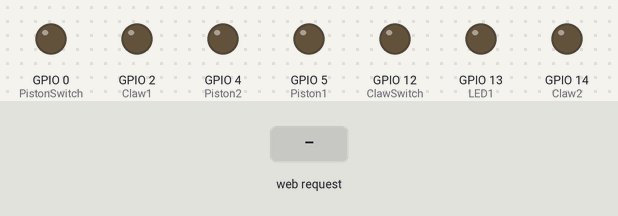
This sketch was run on a simulated ESP8266 (NodeMCU). On the bench: output pins drawn as LEDs (lit = HIGH). The test bench sets the inputs (shaded band). WiFi joins after 1.5 s; servers stay silent unless stated.

Above: at 2.7 s.
2.8 s: HTTP request GET /ClawRelease received
At 3.4 s:
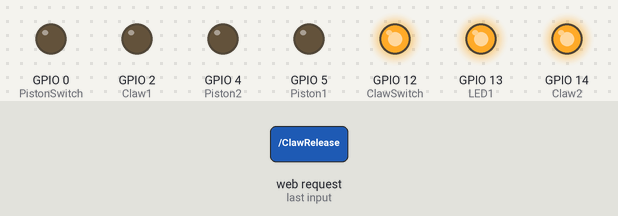
5.8 s: HTTP request GET /ClawGrab received
At 7.0 s:
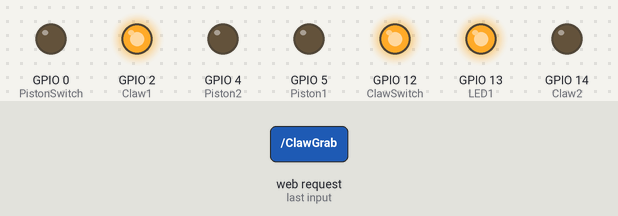
8.8 s: HTTP request GET /PistonUp received
At 9.2 s:
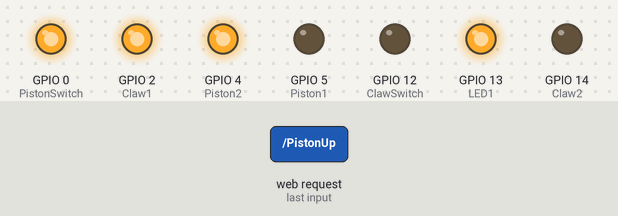
11.8 s: HTTP request GET /PistonDown received
At 12.7 s:
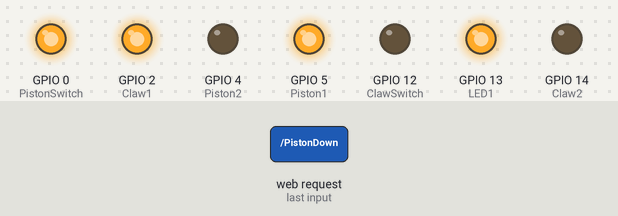
14.8 s: HTTP request GET /ClawRelease received
At 16.2 s:
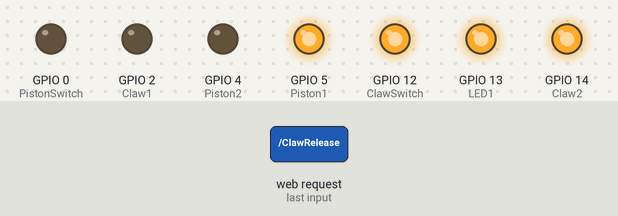
17.8 s: HTTP request GET /ClawGrab received
At 18.5 s:
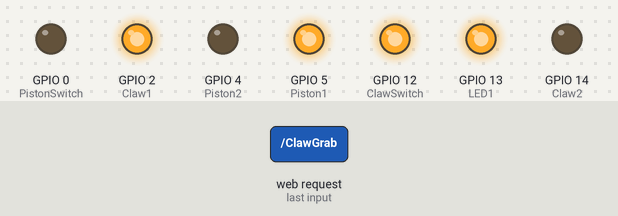
Timing chart, 0 to 21.3 s (numbered marks = the images above; inputs shaded):
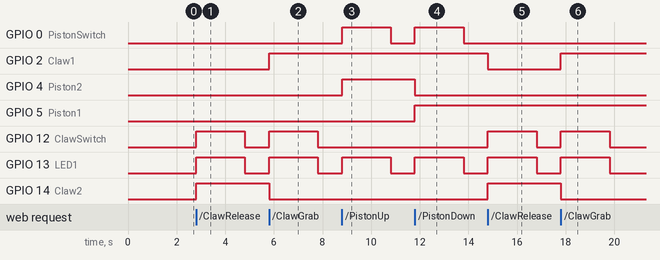

The sketch:

RobotClawWifiProject.ino
```cpp
// (licence header left out)
//Include WiFi library

#include <ESP8266WiFi.h>

//Setup the Wifi connection

const char* ssid = "yourssidname"; // WiFi name
const char* password = "yourssidpassword"; // WiFi password
WiFiServer server(80);

//Pin initialization (init)

//Claw Pin init
int Claw1 = 2; // D4
int Claw2 = 14; // D5
int ClawSwitch = 12; // D6

//Piston Pin init
int Piston1 = 5; // D1
int Piston2 = 4; // D2
int PistonSwitch = 0; //D3

//Leds Pin init
int LED1 = 13; //D7 (2 pin remaining D8 = 15 , D0=16)


//Open Comms and declare Pins

void setup() {
	Serial.begin(115200);
	delay(10);

	//Declare Pin Type

	//LEDs
	pinMode(LED1, OUTPUT);

	//Claw
	pinMode(Claw1, OUTPUT);
	pinMode(Claw2, OUTPUT);
	pinMode(ClawSwitch, OUTPUT);
	//Piston
	pinMode(Piston1, OUTPUT);
	pinMode(Piston2, OUTPUT);
	pinMode(PistonSwitch, OUTPUT);

	//Declare init Pin State

	//Claw
	digitalWrite(Claw1, LOW);
	digitalWrite(Claw2, LOW);
	digitalWrite(ClawSwitch, LOW);
	//Piston
	digitalWrite(Piston1, LOW);
	digitalWrite(Piston2, LOW);
	digitalWrite(PistonSwitch, LOW);
	//LED
	digitalWrite(LED1, LOW);

	// Connect to WiFi network

	WiFi.begin(ssid, password);
	while (WiFi.status() != WL_CONNECTED) {
		delay(500);
	}

	// Start the server

	server.begin();

}

void loop() {
	// Check if a client has connected

	WiFiClient client = server.available();
	if (!client) {
		return;
	}

	// Read the first line of the request

	String request = client.readStringUntil('\r');
	client.flush();

	// Match the request

	if (request.indexOf("/ClawRelease") != -1) {
		digitalWrite(Claw1, LOW);
		digitalWrite(Claw2, HIGH);
		digitalWrite(ClawSwitch, HIGH);
		digitalWrite(LED1, HIGH);
		delay(2000);
		digitalWrite(ClawSwitch, LOW);
		digitalWrite(LED1, LOW);
	}

	if (request.indexOf("/ClawGrab") != -1) {
		digitalWrite(Claw1, HIGH);
		digitalWrite(Claw2, LOW);
		digitalWrite(ClawSwitch, HIGH);
		digitalWrite(LED1, HIGH);
		delay(2000);
		digitalWrite(ClawSwitch, LOW);
		digitalWrite(LED1, LOW);
	}

	if (request.indexOf("/PistonUp") != -1) {
		digitalWrite(Piston1, LOW);
		digitalWrite(Piston2, HIGH);
		digitalWrite(PistonSwitch, HIGH);
		digitalWrite(LED1, HIGH);
		delay(2000);
		digitalWrite(PistonSwitch, LOW);
		digitalWrite(LED1, LOW);
	}

	if (request.indexOf("/PistonDown") != -1) {
		digitalWrite(Piston1, HIGH);
		digitalWrite(Piston2, LOW);
		digitalWrite(PistonSwitch, HIGH);
		digitalWrite(LED1, HIGH);
		delay(2000);
		digitalWrite(PistonSwitch, LOW);
		digitalWrite(LED1, LOW);
	}


}
```

Measured:
- after the input at 2.8 s, GPIO 12 (ClawSwitch), GPIO 13 (LED1): LOW → HIGH at once, → LOW 2.0 s later; GPIO 14 (Claw2): LOW → HIGH at once
- after the input at 5.8 s, GPIO 2 (Claw1): LOW → HIGH at once; GPIO 12 (ClawSwitch), GPIO 13 (LED1): LOW → HIGH at once, → LOW 2.0 s later; GPIO 14 (Claw2): HIGH → LOW at once
- after the input at 8.8 s, GPIO 0 (PistonSwitch), GPIO 13 (LED1): LOW → HIGH at once, → LOW 2.0 s later; GPIO 4 (Piston2): LOW → HIGH at once
- after the input at 11.8 s, GPIO 0 (PistonSwitch), GPIO 13 (LED1): LOW → HIGH at once, → LOW 2.0 s later; GPIO 4 (Piston2): HIGH → LOW at once; GPIO 5 (Piston1): LOW → HIGH at once
- after the input at 14.8 s, GPIO 2 (Claw1): HIGH → LOW at once; GPIO 12 (ClawSwitch), GPIO 13 (LED1): LOW → HIGH at once, → LOW 2.0 s later; GPIO 14 (Claw2): LOW → HIGH at once
- after the input at 17.8 s, GPIO 2 (Claw1): LOW → HIGH at once; GPIO 12 (ClawSwitch), GPIO 13 (LED1): LOW → HIGH at once, → LOW 2.0 s later; GPIO 14 (Claw2): HIGH → LOW at once
